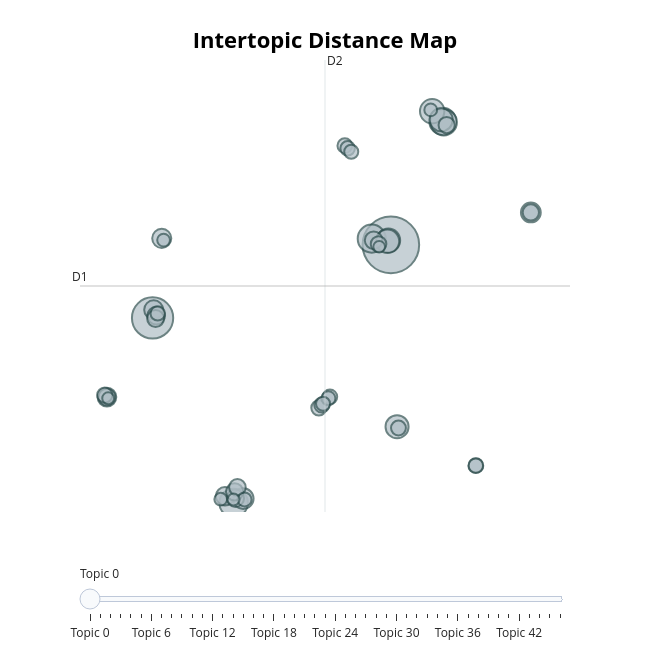

Notebook cell for this chart:
### Code cell
#Intertopic distance map
result_ts["topic_model"].visualize_topics()

### Figure 1 — Plotly figure (JSON) as saved in the notebook; plotly's stock layout.template omitted (floating-point values rounded to 4 significant figures; data arrays with more than 128 entries replaced by an {"elided": "..."} marker saying what was removed)
{"data": [{"customdata": {"elided": "47x3 mixed values"}, "hovertemplate": "<b>Topic %{customdata[0]}</b><br>%{customdata[1]}<br>Size: %{customdata[2]}", "legendgroup": "", "marker": {"color": "#B0BEC5", "line": {"color": "DarkSlateGrey", "width": 2}, "size": [825, 439, 210, 203, 186, 178, 153, 144, 142, 137, 137, 111, 101, 94, 93, 91, 87, 81, 81, 78, 77, 74, 74, 71, 68, 68, 63, 60, 59, 59, 57, 57, 56, 55, 54, 53, 53, 51, 51, 51, 51, 42, 42, 42, 37, 36, 35], "sizemode": "area", "sizeref": 0.5156, "symbol": "circle"}, "mode": "markers", "name": "", "orientation": "v", "showlegend": false, "type": "scatter", "x": [7.029, -6.814, -2.105, 5.916, 10.04, 10.1, 9.427, 6.881, 6.831, 9.948, 7.387, -1.55, 15.16, -6.28, -6.749, -9.466, -2.607, -6.601, 6.028, -2.006, -2.047, -6.637, -9.464, -1.886, 10.27, 15.16, 6.313, -9.59, 2.844, 3.019, 11.96, 7.468, 4.353, 3.487, 4.516, 11.96, -6.515, 3.396, -1.474, 3.088, 4.726, -2.854, 9.343, -6.174, -2.108, -9.394, 6.348], "xaxis": "x", "y": [12.15, 7.657, -3.725, 12.54, 19.76, 19.7, 20.38, 12.43, 12.37, 19.85, 0.966, -3.457, 14.15, 12.55, 8.157, 2.786, -3.313, 7.801, 12.43, -3.436, -3.044, 7.621, 2.784, -2.769, 19.53, 14.15, 12.2, 2.911, 2.124, 2.301, -1.431, 0.8834, 18.26, 2.804, 18.09, -1.432, 7.937, 2.712, -3.511, 2.377, 17.88, -3.498, 20.46, 12.45, -3.512, 2.714, 12.04], "yaxis": "y"}], "layout": {"annotations": [{"showarrow": false, "text": "D1", "x": -11.03, "y": 9.623, "yshift": 10}, {"showarrow": false, "text": "D2", "x": 3.201, "xshift": 10, "y": 23.53}], "height": 650, "hoverlabel": {"bgcolor": "white", "font": {"family": "Rockwell", "size": 16}}, "legend": {"itemsizing": "constant", "tracegroupgap": 0}, "margin": {"t": 60}, "shapes": [{"line": {"color": "#CFD8DC", "width": 2}, "type": "line", "x0": 3.201, "x1": 3.201, "y0": -4.284, "y1": 23.53}, {"line": {"color": "#9E9E9E", "width": 2}, "type": "line", "x0": -11.03, "x1": 17.43, "y0": 9.623, "y1": 9.623}], "sliders": [{"active": 0, "pad": {"t": 50}, "steps": [{"args": [{"marker.color": [["red", "#B0BEC5", "#B0BEC5", "#B0BEC5", "#B0BEC5", "#B0BEC5", "#B0BEC5", "#B0BEC5", "#B0BEC5", "#B0BEC5", "#B0BEC5", "#B0BEC5", "#B0BEC5", "#B0BEC5", "#B0BEC5", "#B0BEC5", "#B0BEC5", "#B0BEC5", "#B0BEC5", "#B0BEC5", "#B0BEC5", "#B0BEC5", "#B0BEC5", "#B0BEC5", "#B0BEC5", "#B0BEC5", "#B0BEC5", "#B0BEC5", "#B0BEC5", "#B0BEC5", "#B0BEC5", "#B0BEC5", "#B0BEC5", "#B0BEC5", "#B0BEC5", "#B0BEC5", "#B0BEC5", "#B0BEC5", "#B0BEC5", "#B0BEC5", "#B0BEC5", "#B0BEC5", "#B0BEC5", "#B0BEC5", "#B0BEC5", "#B0BEC5", "#B0BEC5"]]}], "label": "Topic 0", "method": "update"}, {"args": [{"marker.color": [["#B0BEC5", "red", "#B0BEC5", "#B0BEC5", "#B0BEC5", "#B0BEC5", "#B0BEC5", "#B0BEC5", "#B0BEC5", "#B0BEC5", "#B0BEC5", "#B0BEC5", "#B0BEC5", "#B0BEC5", "#B0BEC5", "#B0BEC5", "#B0BEC5", "#B0BEC5", "#B0BEC5", "#B0BEC5", "#B0BEC5", "#B0BEC5", "#B0BEC5", "#B0BEC5", "#B0BEC5", "#B0BEC5", "#B0BEC5", "#B0BEC5", "#B0BEC5", "#B0BEC5", "#B0BEC5", "#B0BEC5", "#B0BEC5", "#B0BEC5", "#B0BEC5", "#B0BEC5", "#B0BEC5", "#B0BEC5", "#B0BEC5", "#B0BEC5", "#B0BEC5", "#B0BEC5", "#B0BEC5", "#B0BEC5", "#B0BEC5", "#B0BEC5", "#B0BEC5"]]}], "label": "Topic 1", "method": "update"}, {"args": [{"marker.color": [["#B0BEC5", "#B0BEC5", "red", "#B0BEC5", "#B0BEC5", "#B0BEC5", "#B0BEC5", "#B0BEC5", "#B0BEC5", "#B0BEC5", "#B0BEC5", "#B0BEC5", "#B0BEC5", "#B0BEC5", "#B0BEC5", "#B0BEC5", "#B0BEC5", "#B0BEC5", "#B0BEC5", "#B0BEC5", "#B0BEC5", "#B0BEC5", "#B0BEC5", "#B0BEC5", "#B0BEC5", "#B0BEC5", "#B0BEC5", "#B0BEC5", "#B0BEC5", "#B0BEC5", "#B0BEC5", "#B0BEC5", "#B0BEC5", "#B0BEC5", "#B0BEC5", "#B0BEC5", "#B0BEC5", "#B0BEC5", "#B0BEC5", "#B0BEC5", "#B0BEC5", "#B0BEC5", "#B0BEC5", "#B0BEC5", "#B0BEC5", "#B0BEC5", "#B0BEC5"]]}], "label": "Topic 2", "method": "update"}, {"args": [{"marker.color": [["#B0BEC5", "#B0BEC5", "#B0BEC5", "red", "#B0BEC5", "#B0BEC5", "#B0BEC5", "#B0BEC5", "#B0BEC5", "#B0BEC5", "#B0BEC5", "#B0BEC5", "#B0BEC5", "#B0BEC5", "#B0BEC5", "#B0BEC5", "#B0BEC5", "#B0BEC5", "#B0BEC5", "#B0BEC5", "#B0BEC5", "#B0BEC5", "#B0BEC5", "#B0BEC5", "#B0BEC5", "#B0BEC5", "#B0BEC5", "#B0BEC5", "#B0BEC5", "#B0BEC5", "#B0BEC5", "#B0BEC5", "#B0BEC5", "#B0BEC5", "#B0BEC5", "#B0BEC5", "#B0BEC5", "#B0BEC5", "#B0BEC5", "#B0BEC5", "#B0BEC5", "#B0BEC5", "#B0BEC5", "#B0BEC5", "#B0BEC5", "#B0BEC5", "#B0BEC5"]]}], "label": "Topic 3", "method": "update"}, {"args": [{"marker.color": [["#B0BEC5", "#B0BEC5", "#B0BEC5", "#B0BEC5", "red", "#B0BEC5", "#B0BEC5", "#B0BEC5", "#B0BEC5", "#B0BEC5", "#B0BEC5", "#B0BEC5", "#B0BEC5", "#B0BEC5", "#B0BEC5", "#B0BEC5", "#B0BEC5", "#B0BEC5", "#B0BEC5", "#B0BEC5", "#B0BEC5", "#B0BEC5", "#B0BEC5", "#B0BEC5", "#B0BEC5", "#B0BEC5", "#B0BEC5", "#B0BEC5", "#B0BEC5", "#B0BEC5", "#B0BEC5", "#B0BEC5", "#B0BEC5", "#B0BEC5", "#B0BEC5", "#B0BEC5", "#B0BEC5", "#B0BEC5", "#B0BEC5", "#B0BEC5", "#B0BEC5", "#B0BEC5", "#B0BEC5", "#B0BEC5", "#B0BEC5", "#B0BEC5", "#B0BEC5"]]}], "label": "Topic 4", "method": "update"}, {"args": [{"marker.color": [["#B0BEC5", "#B0BEC5", "#B0BEC5", "#B0BEC5", "#B0BEC5", "red", "#B0BEC5", "#B0BEC5", "#B0BEC5", "#B0BEC5", "#B0BEC5", "#B0BEC5", "#B0BEC5", "#B0BEC5", "#B0BEC5", "#B0BEC5", "#B0BEC5", "#B0BEC5", "#B0BEC5", "#B0BEC5", "#B0BEC5", "#B0BEC5", "#B0BEC5", "#B0BEC5", "#B0BEC5", "#B0BEC5", "#B0BEC5", "#B0BEC5", "#B0BEC5", "#B0BEC5", "#B0BEC5", "#B0BEC5", "#B0BEC5", "#B0BEC5", "#B0BEC5", "#B0BEC5", "#B0BEC5", "#B0BEC5", "#B0BEC5", "#B0BEC5", "#B0BEC5", "#B0BEC5", "#B0BEC5", "#B0BEC5", "#B0BEC5", "#B0BEC5", "#B0BEC5"]]}], "label": "Topic 5", "method": "update"}, {"args": [{"marker.color": [["#B0BEC5", "#B0BEC5", "#B0BEC5", "#B0BEC5", "#B0BEC5", "#B0BEC5", "red", "#B0BEC5", "#B0BEC5", "#B0BEC5", "#B0BEC5", "#B0BEC5", "#B0BEC5", "#B0BEC5", "#B0BEC5", "#B0BEC5", "#B0BEC5", "#B0BEC5", "#B0BEC5", "#B0BEC5", "#B0BEC5", "#B0BEC5", "#B0BEC5", "#B0BEC5", "#B0BEC5", "#B0BEC5", "#B0BEC5", "#B0BEC5", "#B0BEC5", "#B0BEC5", "#B0BEC5", "#B0BEC5", "#B0BEC5", "#B0BEC5", "#B0BEC5", "#B0BEC5", "#B0BEC5", "#B0BEC5", "#B0BEC5", "#B0BEC5", "#B0BEC5", "#B0BEC5", "#B0BEC5", "#B0BEC5", "#B0BEC5", "#B0BEC5", "#B0BEC5"]]}], "label": "Topic 6", "method": "update"}, {"args": [{"marker.color": [["#B0BEC5", "#B0BEC5", "#B0BEC5", "#B0BEC5", "#B0BEC5", "#B0BEC5", "#B0BEC5", "red", "#B0BEC5", "#B0BEC5", "#B0BEC5", "#B0BEC5", "#B0BEC5", "#B0BEC5", "#B0BEC5", "#B0BEC5", "#B0BEC5", "#B0BEC5", "#B0BEC5", "#B0BEC5", "#B0BEC5", "#B0BEC5", "#B0BEC5", "#B0BEC5", "#B0BEC5", "#B0BEC5", "#B0BEC5", "#B0BEC5", "#B0BEC5", "#B0BEC5", "#B0BEC5", "#B0BEC5", "#B0BEC5", "#B0BEC5", "#B0BEC5", "#B0BEC5", "#B0BEC5", "#B0BEC5", "#B0BEC5", "#B0BEC5", "#B0BEC5", "#B0BEC5", "#B0BEC5", "#B0BEC5", "#B0BEC5", "#B0BEC5", "#B0BEC5"]]}], "label": "Topic 7", "method": "update"}, {"args": [{"marker.color": [["#B0BEC5", "#B0BEC5", "#B0BEC5", "#B0BEC5", "#B0BEC5", "#B0BEC5", "#B0BEC5", "#B0BEC5", "red", "#B0BEC5", "#B0BEC5", "#B0BEC5", "#B0BEC5", "#B0BEC5", "#B0BEC5", "#B0BEC5", "#B0BEC5", "#B0BEC5", "#B0BEC5", "#B0BEC5", "#B0BEC5", "#B0BEC5", "#B0BEC5", "#B0BEC5", "#B0BEC5", "#B0BEC5", "#B0BEC5", "#B0BEC5", "#B0BEC5", "#B0BEC5", "#B0BEC5", "#B0BEC5", "#B0BEC5", "#B0BEC5", "#B0BEC5", "#B0BEC5", "#B0BEC5", "#B0BEC5", "#B0BEC5", "#B0BEC5", "#B0BEC5", "#B0BEC5", "#B0BEC5", "#B0BEC5", "#B0BEC5", "#B0BEC5", "#B0BEC5"]]}], "label": "Topic 8", "method": "update"}, {"args": [{"marker.color": [["#B0BEC5", "#B0BEC5", "#B0BEC5", "#B0BEC5", "#B0BEC5", "#B0BEC5", "#B0BEC5", "#B0BEC5", "#B0BEC5", "red", "#B0BEC5", "#B0BEC5", "#B0BEC5", "#B0BEC5", "#B0BEC5", "#B0BEC5", "#B0BEC5", "#B0BEC5", "#B0BEC5", "#B0BEC5", "#B0BEC5", "#B0BEC5", "#B0BEC5", "#B0BEC5", "#B0BEC5", "#B0BEC5", "#B0BEC5", "#B0BEC5", "#B0BEC5", "#B0BEC5", "#B0BEC5", "#B0BEC5", "#B0BEC5", "#B0BEC5", "#B0BEC5", "#B0BEC5", "#B0BEC5", "#B0BEC5", "#B0BEC5", "#B0BEC5", "#B0BEC5", "#B0BEC5", "#B0BEC5", "#B0BEC5", "#B0BEC5", "#B0BEC5", "#B0BEC5"]]}], "label": "Topic 9", "method": "update"}, {"args": [{"marker.color": [["#B0BEC5", "#B0BEC5", "#B0BEC5", "#B0BEC5", "#B0BEC5", "#B0BEC5", "#B0BEC5", "#B0BEC5", "#B0BEC5", "#B0BEC5", "red", "#B0BEC5", "#B0BEC5", "#B0BEC5", "#B0BEC5", "#B0BEC5", "#B0BEC5", "#B0BEC5", "#B0BEC5", "#B0BEC5", "#B0BEC5", "#B0BEC5", "#B0BEC5", "#B0BEC5", "#B0BEC5", "#B0BEC5", "#B0BEC5", "#B0BEC5", "#B0BEC5", "#B0BEC5", "#B0BEC5", "#B0BEC5", "#B0BEC5", "#B0BEC5", "#B0BEC5", "#B0BEC5", "#B0BEC5", "#B0BEC5", "#B0BEC5", "#B0BEC5", "#B0BEC5", "#B0BEC5", "#B0BEC5", "#B0BEC5", "#B0BEC5", "#B0BEC5", "#B0BEC5"]]}], "label": "Topic 10", "method": "update"}, {"args": [{"marker.color": [["#B0BEC5", "#B0BEC5", "#B0BEC5", "#B0BEC5", "#B0BEC5", "#B0BEC5", "#B0BEC5", "#B0BEC5", "#B0BEC5", "#B0BEC5", "#B0BEC5", "red", "#B0BEC5", "#B0BEC5", "#B0BEC5", "#B0BEC5", "#B0BEC5", "#B0BEC5", "#B0BEC5", "#B0BEC5", "#B0BEC5", "#B0BEC5", "#B0BEC5", "#B0BEC5", "#B0BEC5", "#B0BEC5", "#B0BEC5", "#B0BEC5", "#B0BEC5", "#B0BEC5", "#B0BEC5", "#B0BEC5", "#B0BEC5", "#B0BEC5", "#B0BEC5", "#B0BEC5", "#B0BEC5", "#B0BEC5", "#B0BEC5", "#B0BEC5", "#B0BEC5", "#B0BEC5", "#B0BEC5", "#B0BEC5", "#B0BEC5", "#B0BEC5", "#B0BEC5"]]}], "label": "Topic 11", "method": "update"}, {"args": [{"marker.color": [["#B0BEC5", "#B0BEC5", "#B0BEC5", "#B0BEC5", "#B0BEC5", "#B0BEC5", "#B0BEC5", "#B0BEC5", "#B0BEC5", "#B0BEC5", "#B0BEC5", "#B0BEC5", "red", "#B0BEC5", "#B0BEC5", "#B0BEC5", "#B0BEC5", "#B0BEC5", "#B0BEC5", "#B0BEC5", "#B0BEC5", "#B0BEC5", "#B0BEC5", "#B0BEC5", "#B0BEC5", "#B0BEC5", "#B0BEC5", "#B0BEC5", "#B0BEC5", "#B0BEC5", "#B0BEC5", "#B0BEC5", "#B0BEC5", "#B0BEC5", "#B0BEC5", "#B0BEC5", "#B0BEC5", "#B0BEC5", "#B0BEC5", "#B0BEC5", "#B0BEC5", "#B0BEC5", "#B0BEC5", "#B0BEC5", "#B0BEC5", "#B0BEC5", "#B0BEC5"]]}], "label": "Topic 12", "method": "update"}, {"args": [{"marker.color": [["#B0BEC5", "#B0BEC5", "#B0BEC5", "#B0BEC5", "#B0BEC5", "#B0BEC5", "#B0BEC5", "#B0BEC5", "#B0BEC5", "#B0BEC5", "#B0BEC5", "#B0BEC5", "#B0BEC5", "red", "#B0BEC5", "#B0BEC5", "#B0BEC5", "#B0BEC5", "#B0BEC5", "#B0BEC5", "#B0BEC5", "#B0BEC5", "#B0BEC5", "#B0BEC5", "#B0BEC5", "#B0BEC5", "#B0BEC5", "#B0BEC5", "#B0BEC5", "#B0BEC5", "#B0BEC5", "#B0BEC5", "#B0BEC5", "#B0BEC5", "#B0BEC5", "#B0BEC5", "#B0BEC5", "#B0BEC5", "#B0BEC5", "#B0BEC5", "#B0BEC5", "#B0BEC5", "#B0BEC5", "#B0BEC5", "#B0BEC5", "#B0BEC5", "#B0BEC5"]]}], "label": "Topic 13", "method": "update"}, {"args": [{"marker.color": [["#B0BEC5", "#B0BEC5", "#B0BEC5", "#B0BEC5", "#B0BEC5", "#B0BEC5", "#B0BEC5", "#B0BEC5", "#B0BEC5", "#B0BEC5", "#B0BEC5", "#B0BEC5", "#B0BEC5", "#B0BEC5", "red", "#B0BEC5", "#B0BEC5", "#B0BEC5", "#B0BEC5", "#B0BEC5", "#B0BEC5", "#B0BEC5", "#B0BEC5", "#B0BEC5", "#B0BEC5", "#B0BEC5", "#B0BEC5", "#B0BEC5", "#B0BEC5", "#B0BEC5", "#B0BEC5", "#B0BEC5", "#B0BEC5", "#B0BEC5", "#B0BEC5", "#B0BEC5", "#B0BEC5", "#B0BEC5", "#B0BEC5", "#B0BEC5", "#B0BEC5", "#B0BEC5", "#B0BEC5", "#B0BEC5", "#B0BEC5", "#B0BEC5", "#B0BEC5"]]}], "label": "Topic 14", "method": "update"}, {"args": [{"marker.color": [["#B0BEC5", "#B0BEC5", "#B0BEC5", "#B0BEC5", "#B0BEC5", "#B0BEC5", "#B0BEC5", "#B0BEC5", "#B0BEC5", "#B0BEC5", "#B0BEC5", "#B0BEC5", "#B0BEC5", "#B0BEC5", "#B0BEC5", "red", "#B0BEC5", "#B0BEC5", "#B0BEC5", "#B0BEC5", "#B0BEC5", "#B0BEC5", "#B0BEC5", "#B0BEC5", "#B0BEC5", "#B0BEC5", "#B0BEC5", "#B0BEC5", "#B0BEC5", "#B0BEC5", "#B0BEC5", "#B0BEC5", "#B0BEC5", "#B0BEC5", "#B0BEC5", "#B0BEC5", "#B0BEC5", "#B0BEC5", "#B0BEC5", "#B0BEC5", "#B0BEC5", "#B0BEC5", "#B0BEC5", "#B0BEC5", "#B0BEC5", "#B0BEC5", "#B0BEC5"]]}], "label": "Topic 15", "method": "update"}, {"args": [{"marker.color": [["#B0BEC5", "#B0BEC5", "#B0BEC5", "#B0BEC5", "#B0BEC5", "#B0BEC5", "#B0BEC5", "#B0BEC5", "#B0BEC5", "#B0BEC5", "#B0BEC5", "#B0BEC5", "#B0BEC5", "#B0BEC5", "#B0BEC5", "#B0BEC5", "red", "#B0BEC5", "#B0BEC5", "#B0BEC5", "#B0BEC5", "#B0BEC5", "#B0BEC5", "#B0BEC5", "#B0BEC5", "#B0BEC5", "#B0BEC5", "#B0BEC5", "#B0BEC5", "#B0BEC5", "#B0BEC5", "#B0BEC5", "#B0BEC5", "#B0BEC5", "#B0BEC5", "#B0BEC5", "#B0BEC5", "#B0BEC5", "#B0BEC5", "#B0BEC5", "#B0BEC5", "#B0BEC5", "#B0BEC5", "#B0BEC5", "#B0BEC5", "#B0BEC5", "#B0BEC5"]]}], "label": "Topic 16", "method": "update"}, {"args": [{"marker.color": [["#B0BEC5", "#B0BEC5", "#B0BEC5", "#B0BEC5", "#B0BEC5", "#B0BEC5", "#B0BEC5", "#B0BEC5", "#B0BEC5", "#B0BEC5", "#B0BEC5", "#B0BEC5", "#B0BEC5", "#B0BEC5", "#B0BEC5", "#B0BEC5", "#B0BEC5", "red", "#B0BEC5", "#B0BEC5", "#B0BEC5", "#B0BEC5", "#B0BEC5", "#B0BEC5", "#B0BEC5", "#B0BEC5", "#B0BEC5", "#B0BEC5", "#B0BEC5", "#B0BEC5", "#B0BEC5", "#B0BEC5", "#B0BEC5", "#B0BEC5", "#B0BEC5", "#B0BEC5", "#B0BEC5", "#B0BEC5", "#B0BEC5", "#B0BEC5", "#B0BEC5", "#B0BEC5", "#B0BEC5", "#B0BEC5", "#B0BEC5", "#B0BEC5", "#B0BEC5"]]}], "label": "Topic 17", "method": "update"}, {"args": [{"marker.color": [["#B0BEC5", "#B0BEC5", "#B0BEC5", "#B0BEC5", "#B0BEC5", "#B0BEC5", "#B0BEC5", "#B0BEC5", "#B0BEC5", "#B0BEC5", "#B0BEC5", "#B0BEC5", "#B0BEC5", "#B0BEC5", "#B0BEC5", "#B0BEC5", "#B0BEC5", "#B0BEC5", "red", "#B0BEC5", "#B0BEC5", "#B0BEC5", "#B0BEC5", "#B0BEC5", "#B0BEC5", "#B0BEC5", "#B0BEC5", "#B0BEC5", "#B0BEC5", "#B0BEC5", "#B0BEC5", "#B0BEC5", "#B0BEC5", "#B0BEC5", "#B0BEC5", "#B0BEC5", "#B0BEC5", "#B0BEC5", "#B0BEC5", "#B0BEC5", "#B0BEC5", "#B0BEC5", "#B0BEC5", "#B0BEC5", "#B0BEC5", "#B0BEC5", "#B0BEC5"]]}], "label": "Topic 18", "method": "update"}, {"args": [{"marker.color": [["#B0BEC5", "#B0BEC5", "#B0BEC5", "#B0BEC5", "#B0BEC5", "#B0BEC5", "#B0BEC5", "#B0BEC5", "#B0BEC5", "#B0BEC5", "#B0BEC5", "#B0BEC5", "#B0BEC5", "#B0BEC5", "#B0BEC5", "#B0BEC5", "#B0BEC5", "#B0BEC5", "#B0BEC5", "red", "#B0BEC5", "#B0BEC5", "#B0BEC5", "#B0BEC5", "#B0BEC5", "#B0BEC5", "#B0BEC5", "#B0BEC5", "#B0BEC5", "#B0BEC5", "#B0BEC5", "#B0BEC5", "#B0BEC5", "#B0BEC5", "#B0BEC5", "#B0BEC5", "#B0BEC5", "#B0BEC5", "#B0BEC5", "#B0BEC5", "#B0BEC5", "#B0BEC5", "#B0BEC5", "#B0BEC5", "#B0BEC5", "#B0BEC5", "#B0BEC5"]]}], "label": "Topic 19", "method": "update"}, {"args": [{"marker.color": [["#B0BEC5", "#B0BEC5", "#B0BEC5", "#B0BEC5", "#B0BEC5", "#B0BEC5", "#B0BEC5", "#B0BEC5", "#B0BEC5", "#B0BEC5", "#B0BEC5", "#B0BEC5", "#B0BEC5", "#B0BEC5", "#B0BEC5", "#B0BEC5", "#B0BEC5", "#B0BEC5", "#B0BEC5", "#B0BEC5", "red", "#B0BEC5", "#B0BEC5", "#B0BEC5", "#B0BEC5", "#B0BEC5", "#B0BEC5", "#B0BEC5", "#B0BEC5", "#B0BEC5", "#B0BEC5", "#B0BEC5", "#B0BEC5", "#B0BEC5", "#B0BEC5", "#B0BEC5", "#B0BEC5", "#B0BEC5", "#B0BEC5", "#B0BEC5", "#B0BEC5", "#B0BEC5", "#B0BEC5", "#B0BEC5", "#B0BEC5", "#B0BEC5", "#B0BEC5"]]}], "label": "Topic 20", "method": "update"}, {"args": [{"marker.color": [["#B0BEC5", "#B0BEC5", "#B0BEC5", "#B0BEC5", "#B0BEC5", "#B0BEC5", "#B0BEC5", "#B0BEC5", "#B0BEC5", "#B0BEC5", "#B0BEC5", "#B0BEC5", "#B0BEC5", "#B0BEC5", "#B0BEC5", "#B0BEC5", "#B0BEC5", "#B0BEC5", "#B0BEC5", "#B0BEC5", "#B0BEC5", "red", "#B0BEC5", "#B0BEC5", "#B0BEC5", "#B0BEC5", "#B0BEC5", "#B0BEC5", "#B0BEC5", "#B0BEC5", "#B0BEC5", "#B0BEC5", "#B0BEC5", "#B0BEC5", "#B0BEC5", "#B0BEC5", "#B0BEC5", "#B0BEC5", "#B0BEC5", "#B0BEC5", "#B0BEC5", "#B0BEC5", "#B0BEC5", "#B0BEC5", "#B0BEC5", "#B0BEC5", "#B0BEC5"]]}], "label": "Topic 21", "method": "update"}, {"args": [{"marker.color": [["#B0BEC5", "#B0BEC5", "#B0BEC5", "#B0BEC5", "#B0BEC5", "#B0BEC5", "#B0BEC5", "#B0BEC5", "#B0BEC5", "#B0BEC5", "#B0BEC5", "#B0BEC5", "#B0BEC5", "#B0BEC5", "#B0BEC5", "#B0BEC5", "#B0BEC5", "#B0BEC5", "#B0BEC5", "#B0BEC5", "#B0BEC5", "#B0BEC5", "red", "#B0BEC5", "#B0BEC5", "#B0BEC5", "#B0BEC5", "#B0BEC5", "#B0BEC5", "#B0BEC5", "#B0BEC5", "#B0BEC5", "#B0BEC5", "#B0BEC5", "#B0BEC5", "#B0BEC5", "#B0BEC5", "#B0BEC5", "#B0BEC5", "#B0BEC5", "#B0BEC5", "#B0BEC5", "#B0BEC5", "#B0BEC5", "#B0BEC5", "#B0BEC5", "#B0BEC5"]]}], "label": "Topic 22", "method": "update"}, {"args": [{"marker.color": [["#B0BEC5", "#B0BEC5", "#B0BEC5", "#B0BEC5", "#B0BEC5", "#B0BEC5", "#B0BEC5", "#B0BEC5", "#B0BEC5", "#B0BEC5", "#B0BEC5", "#B0BEC5", "#B0BEC5", "#B0BEC5", "#B0BEC5", "#B0BEC5", "#B0BEC5", "#B0BEC5", "#B0BEC5", "#B0BEC5", "#B0BEC5", "#B0BEC5", "#B0BEC5", "red", "#B0BEC5", "#B0BEC5", "#B0BEC5", "#B0BEC5", "#B0BEC5", "#B0BEC5", "#B0BEC5", "#B0BEC5", "#B0BEC5", "#B0BEC5", "#B0BEC5", "#B0BEC5", "#B0BEC5", "#B0BEC5", "#B0BEC5", "#B0BEC5", "#B0BEC5", "#B0BEC5", "#B0BEC5", "#B0BEC5", "#B0BEC5", "#B0BEC5", "#B0BEC5"]]}], "label": "Topic 23", "method": "update"}, {"args": [{"marker.color": [["#B0BEC5", "#B0BEC5", "#B0BEC5", "#B0BEC5", "#B0BEC5", "#B0BEC5", "#B0BEC5", "#B0BEC5", "#B0BEC5", "#B0BEC5", "#B0BEC5", "#B0BEC5", "#B0BEC5", "#B0BEC5", "#B0BEC5", "#B0BEC5", "#B0BEC5", "#B0BEC5", "#B0BEC5", "#B0BEC5", "#B0BEC5", "#B0BEC5", "#B0BEC5", "#B0BEC5", "red", "#B0BEC5", "#B0BEC5", "#B0BEC5", "#B0BEC5", "#B0BEC5", "#B0BEC5", "#B0BEC5", "#B0BEC5", "#B0BEC5", "#B0BEC5", "#B0BEC5", "#B0BEC5", "#B0BEC5", "#B0BEC5", "#B0BEC5", "#B0BEC5", "#B0BEC5", "#B0BEC5", "#B0BEC5", "#B0BEC5", "#B0BEC5", "#B0BEC5"]]}], "label": "Topic 24", "method": "update"}, {"args": [{"marker.color": [["#B0BEC5", "#B0BEC5", "#B0BEC5", "#B0BEC5", "#B0BEC5", "#B0BEC5", "#B0BEC5", "#B0BEC5", "#B0BEC5", "#B0BEC5", "#B0BEC5", "#B0BEC5", "#B0BEC5", "#B0BEC5", "#B0BEC5", "#B0BEC5", "#B0BEC5", "#B0BEC5", "#B0BEC5", "#B0BEC5", "#B0BEC5", "#B0BEC5", "#B0BEC5", "#B0BEC5", "#B0BEC5", "red", "#B0BEC5", "#B0BEC5", "#B0BEC5", "#B0BEC5", "#B0BEC5", "#B0BEC5", "#B0BEC5", "#B0BEC5", "#B0BEC5", "#B0BEC5", "#B0BEC5", "#B0BEC5", "#B0BEC5", "#B0BEC5", "#B0BEC5", "#B0BEC5", "#B0BEC5", "#B0BEC5", "#B0BEC5", "#B0BEC5", "#B0BEC5"]]}], "label": "Topic 25", "method": "update"}, {"args": [{"marker.color": [["#B0BEC5", "#B0BEC5", "#B0BEC5", "#B0BEC5", "#B0BEC5", "#B0BEC5", "#B0BEC5", "#B0BEC5", "#B0BEC5", "#B0BEC5", "#B0BEC5", "#B0BEC5", "#B0BEC5", "#B0BEC5", "#B0BEC5", "#B0BEC5", "#B0BEC5", "#B0BEC5", "#B0BEC5", "#B0BEC5", "#B0BEC5", "#B0BEC5", "#B0BEC5", "#B0BEC5", "#B0BEC5", "#B0BEC5", "red", "#B0BEC5", "#B0BEC5", "#B0BEC5", "#B0BEC5", "#B0BEC5", "#B0BEC5", "#B0BEC5", "#B0BEC5", "#B0BEC5", "#B0BEC5", "#B0BEC5", "#B0BEC5", "#B0BEC5", "#B0BEC5", "#B0BEC5", "#B0BEC5", "#B0BEC5", "#B0BEC5", "#B0BEC5", "#B0BEC5"]]}], "label": "Topic 26", "method": "update"}, {"args": [{"marker.color": [["#B0BEC5", "#B0BEC5", "#B0BEC5", "#B0BEC5", "#B0BEC5", "#B0BEC5", "#B0BEC5", "#B0BEC5", "#B0BEC5", "#B0BEC5", "#B0BEC5", "#B0BEC5", "#B0BEC5", "#B0BEC5", "#B0BEC5", "#B0BEC5", "#B0BEC5", "#B0BEC5", "#B0BEC5", "#B0BEC5", "#B0BEC5", "#B0BEC5", "#B0BEC5", "#B0BEC5", "#B0BEC5", "#B0BEC5", "#B0BEC5", "red", "#B0BEC5", "#B0BEC5", "#B0BEC5", "#B0BEC5", "#B0BEC5", "#B0BEC5", "#B0BEC5", "#B0BEC5", "#B0BEC5", "#B0BEC5", "#B0BEC5", "#B0BEC5", "#B0BEC5", "#B0BEC5", "#B0BEC5", "#B0BEC5", "#B0BEC5", "#B0BEC5", "#B0BEC5"]]}], "label": "Topic 27", "method": "update"}, {"args": [{"marker.color": [["#B0BEC5", "#B0BEC5", "#B0BEC5", "#B0BEC5", "#B0BEC5", "#B0BEC5", "#B0BEC5", "#B0BEC5", "#B0BEC5", "#B0BEC5", "#B0BEC5", "#B0BEC5", "#B0BEC5", "#B0BEC5", "#B0BEC5", "#B0BEC5", "#B0BEC5", "#B0BEC5", "#B0BEC5", "#B0BEC5", "#B0BEC5", "#B0BEC5", "#B0BEC5", "#B0BEC5", "#B0BEC5", "#B0BEC5", "#B0BEC5", "#B0BEC5", "red", "#B0BEC5", "#B0BEC5", "#B0BEC5", "#B0BEC5", "#B0BEC5", "#B0BEC5", "#B0BEC5", "#B0BEC5", "#B0BEC5", "#B0BEC5", "#B0BEC5", "#B0BEC5", "#B0BEC5", "#B0BEC5", "#B0BEC5", "#B0BEC5", "#B0BEC5", "#B0BEC5"]]}], "label": "Topic 28", "method": "update"}, {"args": [{"marker.color": [["#B0BEC5", "#B0BEC5", "#B0BEC5", "#B0BEC5", "#B0BEC5", "#B0BEC5", "#B0BEC5", "#B0BEC5", "#B0BEC5", "#B0BEC5", "#B0BEC5", "#B0BEC5", "#B0BEC5", "#B0BEC5", "#B0BEC5", "#B0BEC5", "#B0BEC5", "#B0BEC5", "#B0BEC5", "#B0BEC5", "#B0BEC5", "#B0BEC5", "#B0BEC5", "#B0BEC5", "#B0BEC5", "#B0BEC5", "#B0BEC5", "#B0BEC5", "#B0BEC5", "red", "#B0BEC5", "#B0BEC5", "#B0BEC5", "#B0BEC5", "#B0BEC5", "#B0BEC5", "#B0BEC5", "#B0BEC5", "#B0BEC5", "#B0BEC5", "#B0BEC5", "#B0BEC5", "#B0BEC5", "#B0BEC5", "#B0BEC5", "#B0BEC5", "#B0BEC5"]]}], "label": "Topic 29", "method": "update"}, {"args": [{"marker.color": [["#B0BEC5", "#B0BEC5", "#B0BEC5", "#B0BEC5", "#B0BEC5", "#B0BEC5", "#B0BEC5", "#B0BEC5", "#B0BEC5", "#B0BEC5", "#B0BEC5", "#B0BEC5", "#B0BEC5", "#B0BEC5", "#B0BEC5", "#B0BEC5", "#B0BEC5", "#B0BEC5", "#B0BEC5", "#B0BEC5", "#B0BEC5", "#B0BEC5", "#B0BEC5", "#B0BEC5", "#B0BEC5", "#B0BEC5", "#B0BEC5", "#B0BEC5", "#B0BEC5", "#B0BEC5", "red", "#B0BEC5", "#B0BEC5", "#B0BEC5", "#B0BEC5", "#B0BEC5", "#B0BEC5", "#B0BEC5", "#B0BEC5", "#B0BEC5", "#B0BEC5", "#B0BEC5", "#B0BEC5", "#B0BEC5", "#B0BEC5", "#B0BEC5", "#B0BEC5"]]}], "label": "Topic 30", "method": "update"}, {"args": [{"marker.color": [["#B0BEC5", "#B0BEC5", "#B0BEC5", "#B0BEC5", "#B0BEC5", "#B0BEC5", "#B0BEC5", "#B0BEC5", "#B0BEC5", "#B0BEC5", "#B0BEC5", "#B0BEC5", "#B0BEC5", "#B0BEC5", "#B0BEC5", "#B0BEC5", "#B0BEC5", "#B0BEC5", "#B0BEC5", "#B0BEC5", "#B0BEC5", "#B0BEC5", "#B0BEC5", "#B0BEC5", "#B0BEC5", "#B0BEC5", "#B0BEC5", "#B0BEC5", "#B0BEC5", "#B0BEC5", "#B0BEC5", "red", "#B0BEC5", "#B0BEC5", "#B0BEC5", "#B0BEC5", "#B0BEC5", "#B0BEC5", "#B0BEC5", "#B0BEC5", "#B0BEC5", "#B0BEC5", "#B0BEC5", "#B0BEC5", "#B0BEC5", "#B0BEC5", "#B0BEC5"]]}], "label": "Topic 31", "method": "update"}, {"args": [{"marker.color": [["#B0BEC5", "#B0BEC5", "#B0BEC5", "#B0BEC5", "#B0BEC5", "#B0BEC5", "#B0BEC5", "#B0BEC5", "#B0BEC5", "#B0BEC5", "#B0BEC5", "#B0BEC5", "#B0BEC5", "#B0BEC5", "#B0BEC5", "#B0BEC5", "#B0BEC5", "#B0BEC5", "#B0BEC5", "#B0BEC5", "#B0BEC5", "#B0BEC5", "#B0BEC5", "#B0BEC5", "#B0BEC5", "#B0BEC5", "#B0BEC5", "#B0BEC5", "#B0BEC5", "#B0BEC5", "#B0BEC5", "#B0BEC5", "red", "#B0BEC5", "#B0BEC5", "#B0BEC5", "#B0BEC5", "#B0BEC5", "#B0BEC5", "#B0BEC5", "#B0BEC5", "#B0BEC5", "#B0BEC5", "#B0BEC5", "#B0BEC5", "#B0BEC5", "#B0BEC5"]]}], "label": "Topic 32", "method": "update"}, {"args": [{"marker.color": [["#B0BEC5", "#B0BEC5", "#B0BEC5", "#B0BEC5", "#B0BEC5", "#B0BEC5", "#B0BEC5", "#B0BEC5", "#B0BEC5", "#B0BEC5", "#B0BEC5", "#B0BEC5", "#B0BEC5", "#B0BEC5", "#B0BEC5", "#B0BEC5", "#B0BEC5", "#B0BEC5", "#B0BEC5", "#B0BEC5", "#B0BEC5", "#B0BEC5", "#B0BEC5", "#B0BEC5", "#B0BEC5", "#B0BEC5", "#B0BEC5", "#B0BEC5", "#B0BEC5", "#B0BEC5", "#B0BEC5", "#B0BEC5", "#B0BEC5", "red", "#B0BEC5", "#B0BEC5", "#B0BEC5", "#B0BEC5", "#B0BEC5", "#B0BEC5", "#B0BEC5", "#B0BEC5", "#B0BEC5", "#B0BEC5", "#B0BEC5", "#B0BEC5", "#B0BEC5"]]}], "label": "Topic 33", "method": "update"}, {"args": [{"marker.color": [["#B0BEC5", "#B0BEC5", "#B0BEC5", "#B0BEC5", "#B0BEC5", "#B0BEC5", "#B0BEC5", "#B0BEC5", "#B0BEC5", "#B0BEC5", "#B0BEC5", "#B0BEC5", "#B0BEC5", "#B0BEC5", "#B0BEC5", "#B0BEC5", "#B0BEC5", "#B0BEC5", "#B0BEC5", "#B0BEC5", "#B0BEC5", "#B0BEC5", "#B0BEC5", "#B0BEC5", "#B0BEC5", "#B0BEC5", "#B0BEC5", "#B0BEC5", "#B0BEC5", "#B0BEC5", "#B0BEC5", "#B0BEC5", "#B0BEC5", "#B0BEC5", "red", "#B0BEC5", "#B0BEC5", "#B0BEC5", "#B0BEC5", "#B0BEC5", "#B0BEC5", "#B0BEC5", "#B0BEC5", "#B0BEC5", "#B0BEC5", "#B0BEC5", "#B0BEC5"]]}], "label": "Topic 34", "method": "update"}, {"args": [{"marker.color": [["#B0BEC5", "#B0BEC5", "#B0BEC5", "#B0BEC5", "#B0BEC5", "#B0BEC5", "#B0BEC5", "#B0BEC5", "#B0BEC5", "#B0BEC5", "#B0BEC5", "#B0BEC5", "#B0BEC5", "#B0BEC5", "#B0BEC5", "#B0BEC5", "#B0BEC5", "#B0BEC5", "#B0BEC5", "#B0BEC5", "#B0BEC5", "#B0BEC5", "#B0BEC5", "#B0BEC5", "#B0BEC5", "#B0BEC5", "#B0BEC5", "#B0BEC5", "#B0BEC5", "#B0BEC5", "#B0BEC5", "#B0BEC5", "#B0BEC5", "#B0BEC5", "#B0BEC5", "red", "#B0BEC5", "#B0BEC5", "#B0BEC5", "#B0BEC5", "#B0BEC5", "#B0BEC5", "#B0BEC5", "#B0BEC5", "#B0BEC5", "#B0BEC5", "#B0BEC5"]]}], "label": "Topic 35", "method": "update"}, {"args": [{"marker.color": [["#B0BEC5", "#B0BEC5", "#B0BEC5", "#B0BEC5", "#B0BEC5", "#B0BEC5", "#B0BEC5", "#B0BEC5", "#B0BEC5", "#B0BEC5", "#B0BEC5", "#B0BEC5", "#B0BEC5", "#B0BEC5", "#B0BEC5", "#B0BEC5", "#B0BEC5", "#B0BEC5", "#B0BEC5", "#B0BEC5", "#B0BEC5", "#B0BEC5", "#B0BEC5", "#B0BEC5", "#B0BEC5", "#B0BEC5", "#B0BEC5", "#B0BEC5", "#B0BEC5", "#B0BEC5", "#B0BEC5", "#B0BEC5", "#B0BEC5", "#B0BEC5", "#B0BEC5", "#B0BEC5", "red", "#B0BEC5", "#B0BEC5", "#B0BEC5", "#B0BEC5", "#B0BEC5", "#B0BEC5", "#B0BEC5", "#B0BEC5", "#B0BEC5", "#B0BEC5"]]}], "label": "Topic 36", "method": "update"}, {"args": [{"marker.color": [["#B0BEC5", "#B0BEC5", "#B0BEC5", "#B0BEC5", "#B0BEC5", "#B0BEC5", "#B0BEC5", "#B0BEC5", "#B0BEC5", "#B0BEC5", "#B0BEC5", "#B0BEC5", "#B0BEC5", "#B0BEC5", "#B0BEC5", "#B0BEC5", "#B0BEC5", "#B0BEC5", "#B0BEC5", "#B0BEC5", "#B0BEC5", "#B0BEC5", "#B0BEC5", "#B0BEC5", "#B0BEC5", "#B0BEC5", "#B0BEC5", "#B0BEC5", "#B0BEC5", "#B0BEC5", "#B0BEC5", "#B0BEC5", "#B0BEC5", "#B0BEC5", "#B0BEC5", "#B0BEC5", "#B0BEC5", "red", "#B0BEC5", "#B0BEC5", "#B0BEC5", "#B0BEC5", "#B0BEC5", "#B0BEC5", "#B0BEC5", "#B0BEC5", "#B0BEC5"]]}], "label": "Topic 37", "method": "update"}, {"args": [{"marker.color": [["#B0BEC5", "#B0BEC5", "#B0BEC5", "#B0BEC5", "#B0BEC5", "#B0BEC5", "#B0BEC5", "#B0BEC5", "#B0BEC5", "#B0BEC5", "#B0BEC5", "#B0BEC5", "#B0BEC5", "#B0BEC5", "#B0BEC5", "#B0BEC5", "#B0BEC5", "#B0BEC5", "#B0BEC5", "#B0BEC5", "#B0BEC5", "#B0BEC5", "#B0BEC5", "#B0BEC5", "#B0BEC5", "#B0BEC5", "#B0BEC5", "#B0BEC5", "#B0BEC5", "#B0BEC5", "#B0BEC5", "#B0BEC5", "#B0BEC5", "#B0BEC5", "#B0BEC5", "#B0BEC5", "#B0BEC5", "#B0BEC5", "red", "#B0BEC5", "#B0BEC5", "#B0BEC5", "#B0BEC5", "#B0BEC5", "#B0BEC5", "#B0BEC5", "#B0BEC5"]]}], "label": "Topic 38", "method": "update"}, {"args": [{"marker.color": [["#B0BEC5", "#B0BEC5", "#B0BEC5", "#B0BEC5", "#B0BEC5", "#B0BEC5", "#B0BEC5", "#B0BEC5", "#B0BEC5", "#B0BEC5", "#B0BEC5", "#B0BEC5", "#B0BEC5", "#B0BEC5", "#B0BEC5", "#B0BEC5", "#B0BEC5", "#B0BEC5", "#B0BEC5", "#B0BEC5", "#B0BEC5", "#B0BEC5", "#B0BEC5", "#B0BEC5", "#B0BEC5", "#B0BEC5", "#B0BEC5", "#B0BEC5", "#B0BEC5", "#B0BEC5", "#B0BEC5", "#B0BEC5", "#B0BEC5", "#B0BEC5", "#B0BEC5", "#B0BEC5", "#B0BEC5", "#B0BEC5", "#B0BEC5", "red", "#B0BEC5", "#B0BEC5", "#B0BEC5", "#B0BEC5", "#B0BEC5", "#B0BEC5", "#B0BEC5"]]}], "label": "Topic 39", "method": "update"}, {"args": [{"marker.color": [["#B0BEC5", "#B0BEC5", "#B0BEC5", "#B0BEC5", "#B0BEC5", "#B0BEC5", "#B0BEC5", "#B0BEC5", "#B0BEC5", "#B0BEC5", "#B0BEC5", "#B0BEC5", "#B0BEC5", "#B0BEC5", "#B0BEC5", "#B0BEC5", "#B0BEC5", "#B0BEC5", "#B0BEC5", "#B0BEC5", "#B0BEC5", "#B0BEC5", "#B0BEC5", "#B0BEC5", "#B0BEC5", "#B0BEC5", "#B0BEC5", "#B0BEC5", "#B0BEC5", "#B0BEC5", "#B0BEC5", "#B0BEC5", "#B0BEC5", "#B0BEC5", "#B0BEC5", "#B0BEC5", "#B0BEC5", "#B0BEC5", "#B0BEC5", "#B0BEC5", "red", "#B0BEC5", "#B0BEC5", "#B0BEC5", "#B0BEC5", "#B0BEC5", "#B0BEC5"]]}], "label": "Topic 40", "method": "update"}, {"args": [{"marker.color": [["#B0BEC5", "#B0BEC5", "#B0BEC5", "#B0BEC5", "#B0BEC5", "#B0BEC5", "#B0BEC5", "#B0BEC5", "#B0BEC5", "#B0BEC5", "#B0BEC5", "#B0BEC5", "#B0BEC5", "#B0BEC5", "#B0BEC5", "#B0BEC5", "#B0BEC5", "#B0BEC5", "#B0BEC5", "#B0BEC5", "#B0BEC5", "#B0BEC5", "#B0BEC5", "#B0BEC5", "#B0BEC5", "#B0BEC5", "#B0BEC5", "#B0BEC5", "#B0BEC5", "#B0BEC5", "#B0BEC5", "#B0BEC5", "#B0BEC5", "#B0BEC5", "#B0BEC5", "#B0BEC5", "#B0BEC5", "#B0BEC5", "#B0BEC5", "#B0BEC5", "#B0BEC5", "red", "#B0BEC5", "#B0BEC5", "#B0BEC5", "#B0BEC5", "#B0BEC5"]]}], "label": "Topic 41", "method": "update"}, {"args": [{"marker.color": [["#B0BEC5", "#B0BEC5", "#B0BEC5", "#B0BEC5", "#B0BEC5", "#B0BEC5", "#B0BEC5", "#B0BEC5", "#B0BEC5", "#B0BEC5", "#B0BEC5", "#B0BEC5", "#B0BEC5", "#B0BEC5", "#B0BEC5", "#B0BEC5", "#B0BEC5", "#B0BEC5", "#B0BEC5", "#B0BEC5", "#B0BEC5", "#B0BEC5", "#B0BEC5", "#B0BEC5", "#B0BEC5", "#B0BEC5", "#B0BEC5", "#B0BEC5", "#B0BEC5", "#B0BEC5", "#B0BEC5", "#B0BEC5", "#B0BEC5", "#B0BEC5", "#B0BEC5", "#B0BEC5", "#B0BEC5", "#B0BEC5", "#B0BEC5", "#B0BEC5", "#B0BEC5", "#B0BEC5", "red", "#B0BEC5", "#B0BEC5", "#B0BEC5", "#B0BEC5"]]}], "label": "Topic 42", "method": "update"}, {"args": [{"marker.color": [["#B0BEC5", "#B0BEC5", "#B0BEC5", "#B0BEC5", "#B0BEC5", "#B0BEC5", "#B0BEC5", "#B0BEC5", "#B0BEC5", "#B0BEC5", "#B0BEC5", "#B0BEC5", "#B0BEC5", "#B0BEC5", "#B0BEC5", "#B0BEC5", "#B0BEC5", "#B0BEC5", "#B0BEC5", "#B0BEC5", "#B0BEC5", "#B0BEC5", "#B0BEC5", "#B0BEC5", "#B0BEC5", "#B0BEC5", "#B0BEC5", "#B0BEC5", "#B0BEC5", "#B0BEC5", "#B0BEC5", "#B0BEC5", "#B0BEC5", "#B0BEC5", "#B0BEC5", "#B0BEC5", "#B0BEC5", "#B0BEC5", "#B0BEC5", "#B0BEC5", "#B0BEC5", "#B0BEC5", "#B0BEC5", "red", "#B0BEC5", "#B0BEC5", "#B0BEC5"]]}], "label": "Topic 43", "method": "update"}, {"args": [{"marker.color": [["#B0BEC5", "#B0BEC5", "#B0BEC5", "#B0BEC5", "#B0BEC5", "#B0BEC5", "#B0BEC5", "#B0BEC5", "#B0BEC5", "#B0BEC5", "#B0BEC5", "#B0BEC5", "#B0BEC5", "#B0BEC5", "#B0BEC5", "#B0BEC5", "#B0BEC5", "#B0BEC5", "#B0BEC5", "#B0BEC5", "#B0BEC5", "#B0BEC5", "#B0BEC5", "#B0BEC5", "#B0BEC5", "#B0BEC5", "#B0BEC5", "#B0BEC5", "#B0BEC5", "#B0BEC5", "#B0BEC5", "#B0BEC5", "#B0BEC5", "#B0BEC5", "#B0BEC5", "#B0BEC5", "#B0BEC5", "#B0BEC5", "#B0BEC5", "#B0BEC5", "#B0BEC5", "#B0BEC5", "#B0BEC5", "#B0BEC5", "red", "#B0BEC5", "#B0BEC5"]]}], "label": "Topic 44", "method": "update"}, {"args": [{"marker.color": [["#B0BEC5", "#B0BEC5", "#B0BEC5", "#B0BEC5", "#B0BEC5", "#B0BEC5", "#B0BEC5", "#B0BEC5", "#B0BEC5", "#B0BEC5", "#B0BEC5", "#B0BEC5", "#B0BEC5", "#B0BEC5", "#B0BEC5", "#B0BEC5", "#B0BEC5", "#B0BEC5", "#B0BEC5", "#B0BEC5", "#B0BEC5", "#B0BEC5", "#B0BEC5", "#B0BEC5", "#B0BEC5", "#B0BEC5", "#B0BEC5", "#B0BEC5", "#B0BEC5", "#B0BEC5", "#B0BEC5", "#B0BEC5", "#B0BEC5", "#B0BEC5", "#B0BEC5", "#B0BEC5", "#B0BEC5", "#B0BEC5", "#B0BEC5", "#B0BEC5", "#B0BEC5", "#B0BEC5", "#B0BEC5", "#B0BEC5", "#B0BEC5", "red", "#B0BEC5"]]}], "label": "Topic 45", "method": "update"}, {"args": [{"marker.color": [["#B0BEC5", "#B0BEC5", "#B0BEC5", "#B0BEC5", "#B0BEC5", "#B0BEC5", "#B0BEC5", "#B0BEC5", "#B0BEC5", "#B0BEC5", "#B0BEC5", "#B0BEC5", "#B0BEC5", "#B0BEC5", "#B0BEC5", "#B0BEC5", "#B0BEC5", "#B0BEC5", "#B0BEC5", "#B0BEC5", "#B0BEC5", "#B0BEC5", "#B0BEC5", "#B0BEC5", "#B0BEC5", "#B0BEC5", "#B0BEC5", "#B0BEC5", "#B0BEC5", "#B0BEC5", "#B0BEC5", "#B0BEC5", "#B0BEC5", "#B0BEC5", "#B0BEC5", "#B0BEC5", "#B0BEC5", "#B0BEC5", "#B0BEC5", "#B0BEC5", "#B0BEC5", "#B0BEC5", "#B0BEC5", "#B0BEC5", "#B0BEC5", "#B0BEC5", "red"]]}], "label": "Topic 46", "method": "update"}]}], "title": {"font": {"color": "Black", "size": 22}, "text": "<b>Intertopic Distance Map</b>", "x": 0.5, "xanchor": "center", "y": 0.95, "yanchor": "top"}, "width": 650, "xaxis": {"anchor": "y", "domain": [0, 1], "range": [-11.03, 17.43], "title": {"text": ""}, "visible": false}, "yaxis": {"anchor": "x", "domain": [0, 1], "range": [-4.284, 23.53], "title": {"text": ""}, "visible": false}}}
